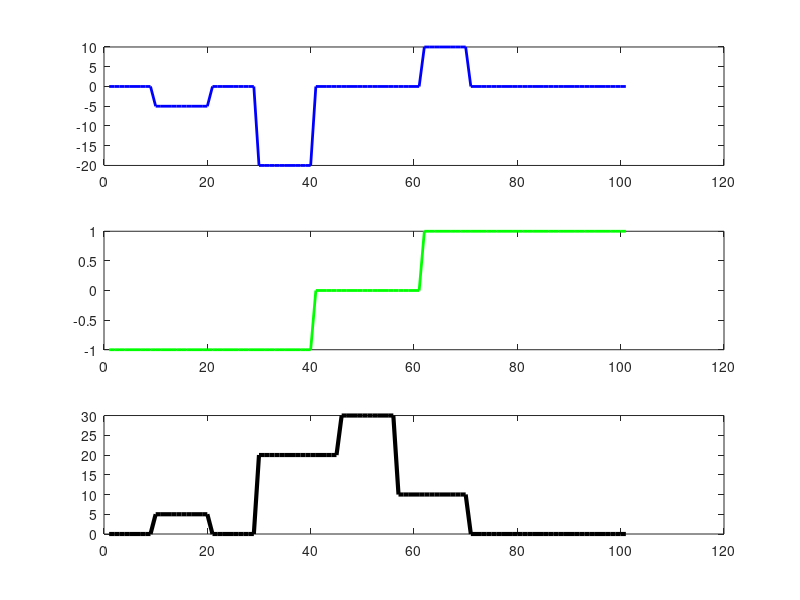

Here is the MATLAB script that generated this plot: (Note: this script raises an error after producing the figure.)
clear;

windowLength = 101;
bufferLength = 10;

timeWindow = 1:windowLength;

midPoint = (windowLength + 1)/2;
bufferRange = midPoint - bufferLength : midPoint + bufferLength;

signal(1:midPoint - 1) = -1;
signal(midPoint + 1:windowLength) = 1;
signal(bufferRange) = 0;

measurement = zeros(1,101);
measurement(10:20) = 5;
measurement(21:29) = 0;
measurement(30:45) = 20;
measurement(46:56) = 30;
measurement(57:70) = 10;
measurement(71:101) = 0;

filteredSignal = signal .* measurement;

figure(1);
h(1) = subplot(3, 1, 1);
plot(timeWindow, filteredSignal,'b','linewidth',2) ;
h(2) = subplot(3, 1, 2);
plot(timeWindow, signal, 'g', 'linewidth', 2);
h(3) = subplot(3, 1, 3);
plot(timeWindow, measurement, 'k', 'linewidth', 3);
for i = 1:windowLength
    measurement = circshift(measurement, [0 1]);
    signal(1) = 0;
    filteredSignal = signal .* measurement;    
    set(h(1),'YData',filteredSignal);
    set(h(2),'YData',signal);
    set(h(3),'YData',measurement);
    refreshdata
    drawnow
end